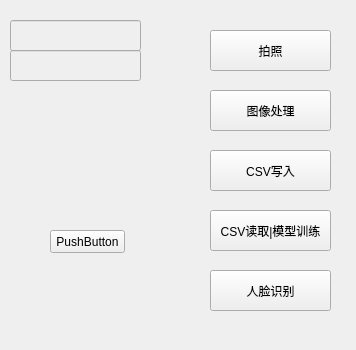
<?xml version="1.0" encoding="UTF-8"?>
<ui version="4.0">
 <class>Register</class>
 <widget class="QWidget" name="Register">
  <property name="geometry">
   <rect>
    <x>0</x>
    <y>0</y>
    <width>356</width>
    <height>350</height>
   </rect>
  </property>
  <property name="windowTitle">
   <string>Form</string>
  </property>
  <widget class="QLineEdit" name="usnLE">
   <property name="enabled">
    <bool>false</bool>
   </property>
   <property name="geometry">
    <rect>
     <x>10</x>
     <y>20</y>
     <width>131</width>
     <height>31</height>
    </rect>
   </property>
  </widget>
  <widget class="QLineEdit" name="pwdLE">
   <property name="enabled">
    <bool>false</bool>
   </property>
   <property name="geometry">
    <rect>
     <x>10</x>
     <y>50</y>
     <width>131</width>
     <height>31</height>
    </rect>
   </property>
  </widget>
  <widget class="QPushButton" name="regBtn">
   <property name="geometry">
    <rect>
     <x>210</x>
     <y>30</y>
     <width>121</width>
     <height>41</height>
    </rect>
   </property>
   <property name="text">
    <string>拍照</string>
   </property>
  </widget>
  <widget class="QPushButton" name="regBtn_2">
   <property name="geometry">
    <rect>
     <x>210</x>
     <y>90</y>
     <width>121</width>
     <height>41</height>
    </rect>
   </property>
   <property name="text">
    <string>图像处理</string>
   </property>
  </widget>
  <widget class="QPushButton" name="regBtn_3">
   <property name="geometry">
    <rect>
     <x>210</x>
     <y>150</y>
     <width>121</width>
     <height>41</height>
    </rect>
   </property>
   <property name="text">
    <string>CSV写入</string>
   </property>
  </widget>
  <widget class="QPushButton" name="regBtn_4">
   <property name="geometry">
    <rect>
     <x>210</x>
     <y>210</y>
     <width>121</width>
     <height>41</height>
    </rect>
   </property>
   <property name="text">
    <string>CSV读取|模型训练</string>
   </property>
  </widget>
  <widget class="QPushButton" name="regBtn_5">
   <property name="geometry">
    <rect>
     <x>210</x>
     <y>270</y>
     <width>121</width>
     <height>41</height>
    </rect>
   </property>
   <property name="text">
    <string>人脸识别</string>
   </property>
  </widget>
  <widget class="QPushButton" name="pushButton">
   <property name="geometry">
    <rect>
     <x>50</x>
     <y>230</y>
     <width>75</width>
     <height>23</height>
    </rect>
   </property>
   <property name="text">
    <string>PushButton</string>
   </property>
  </widget>
 </widget>
 <resources/>
 <connections/>
</ui>
